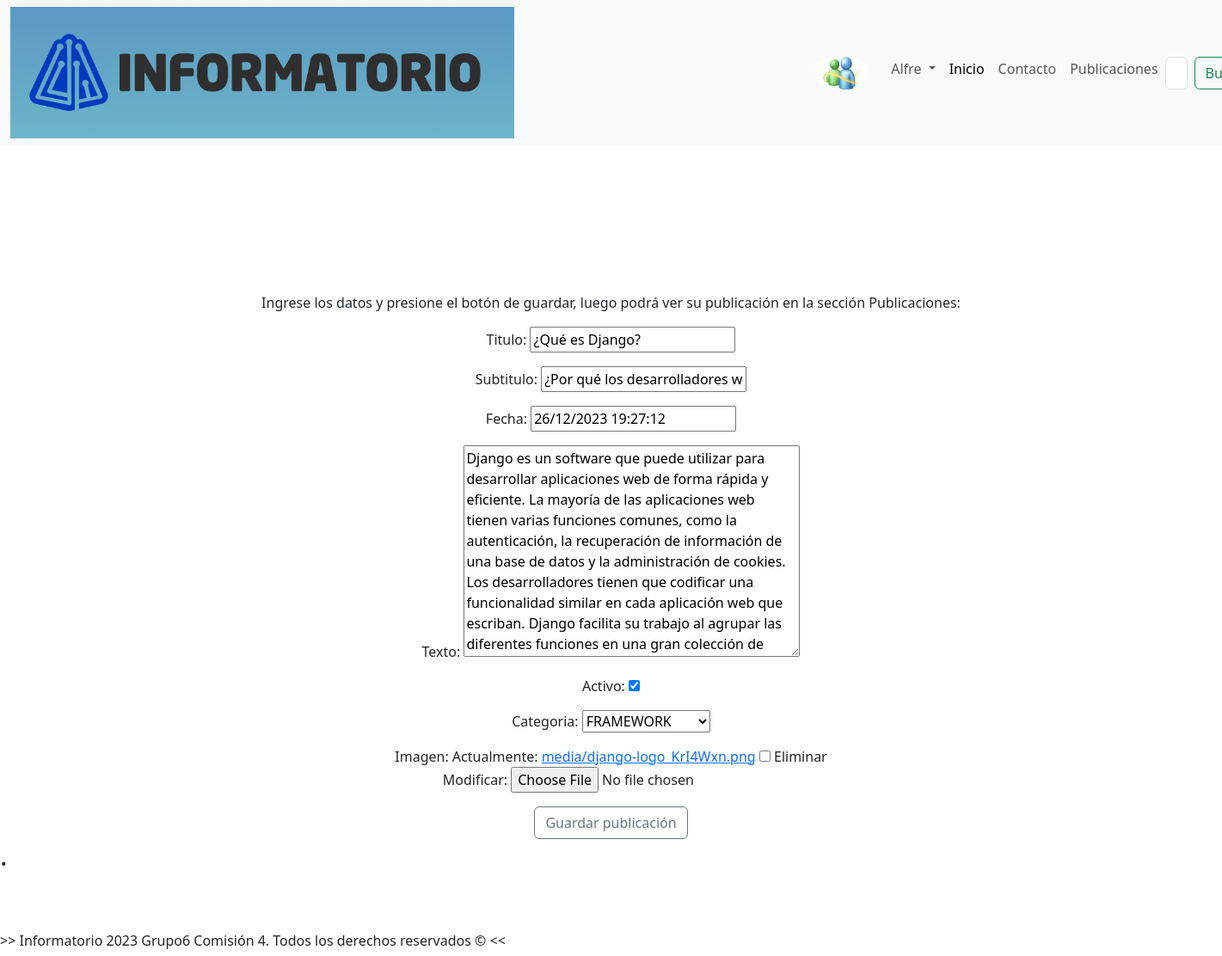
The page /publicaciones/modificar_publicacion/3 (signed in) on the database as committed earlier.
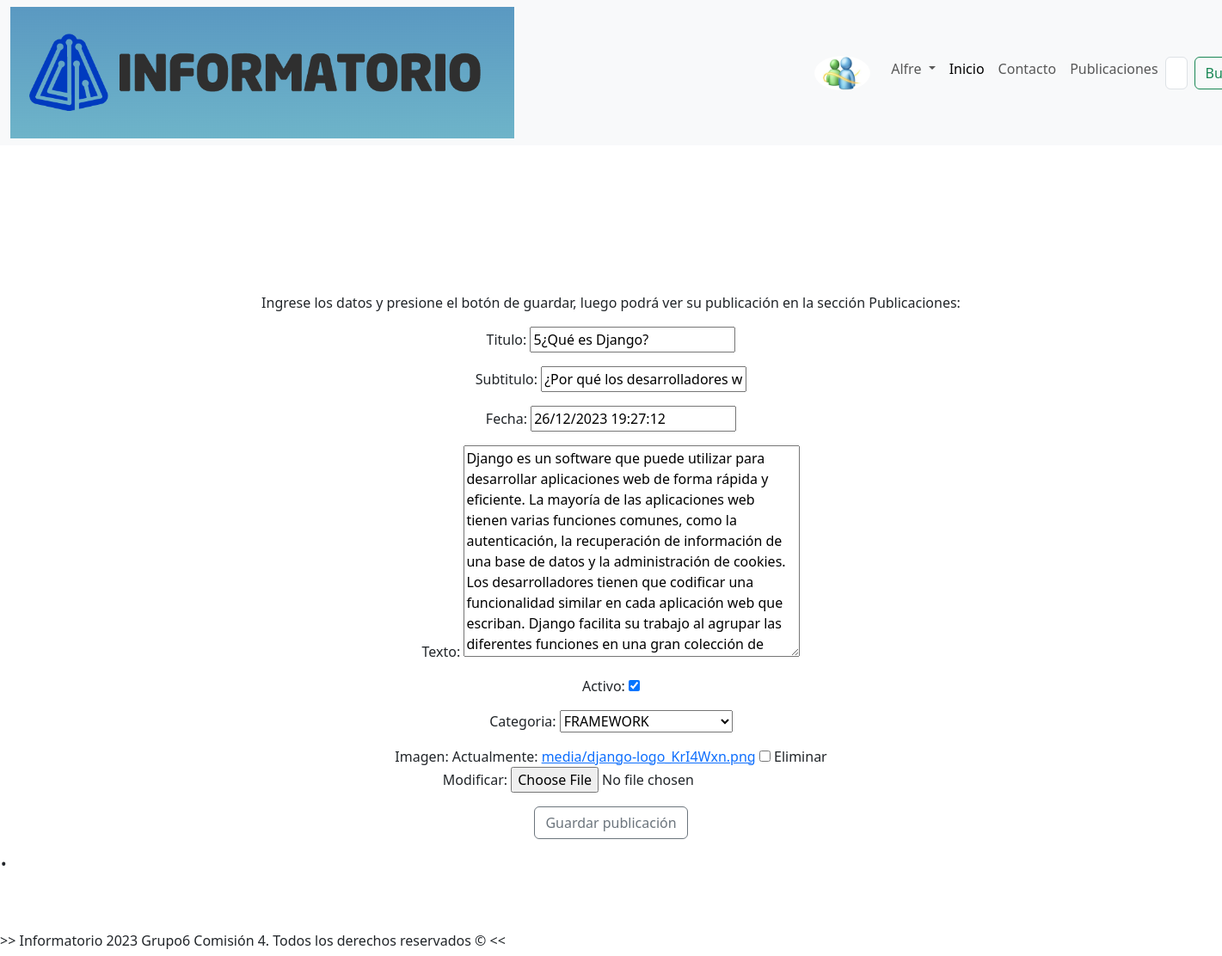
The same page on the database as committed later.
### apps/publicaciones/models.py (models this page shows, shortened)
class Publicaciones(models.Model):
    titulo = models.CharField(max_length=100, null=False)
    subtitulo = models.CharField(max_length=100, null=True, blank=True)
    texto = models.TextField()
    fecha = models.DateTimeField(default=timezone.now, blank = True)
    texto = models.TextField(null = False)
    activo = models.BooleanField(default=True)
    colaborador = models.ForeignKey(Usuarios, on_delete=models.SET_NULL, null=True,default=2)
    categoria = models.ForeignKey(Categoria, on_delete=models.SET_NULL, null=True, default=None)
    imagen = models.ImageField(null=True, blank=True, upload_to='media', default='static/post_default.png')
    class Meta:
        ordering = ('-fecha',)

### apps/publicaciones/views.py (the view)
# urls.py: path("modificar_publicacion/<int:pk>", ModificarPublicacion.as_view(), name='modificar_publicacion'),
class ModificarPublicacion(UpdateView):
    model = Publicaciones
    fields = ['titulo','subtitulo','fecha', 'texto', 'activo', 'categoria', 'imagen']
    template_name = 'publicaciones/agregar_publicacion.html'
    success_url = reverse_lazy('inicio')

### apps/publicaciones/models.py (called while the page is built)
    def __str__(self):
        return self.nombre

### templates/publicaciones/agregar_publicacion.html (shortened to what this page needs)
{% extends "base.html" %}
{% load static %}
{% block contenido %}
<div class="main-container" style="text-align: center; margin-top: 12%;">
    <form method="POST" enctype="multipart/form-data">
        <div class="overlay">
            <div class="con">
                <header class="head-form">
                    <p>Ingrese los datos y presione el botón de guardar, luego podrá ver su publicación en la sección
                        Publicaciones:</p>
                </header>
                <div>
                    {{form.as_p}}
                    <input class="btn btn-outline-secondary" type="submit" data-bs-toggle="modal"
                        style="text-align: center;" data-bs-target="#exampleModal" value="Guardar publicación" />
                </div>
            </div>
        </div>
    </form>
</div>
{% endblock %}

Rows that differ between the two databases and show on the page:
changed Publicaciones "¿Por qué los desarrolladores web eligen Django?": titulo "¿Qué es Django?" → "5¿Qué es Django?"
